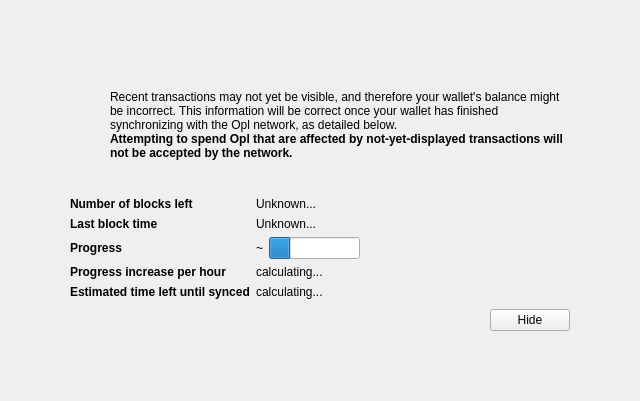
<?xml version="1.0" encoding="UTF-8"?>
<ui version="4.0">
 <class>ModalOverlay</class>
 <widget class="ModalOverlay" name="ModalOverlay">
  <property name="geometry">
   <rect>
    <x>0</x>
    <y>0</y>
    <width>640</width>
    <height>401</height>
   </rect>
  </property>
  <property name="windowTitle">
   <string>Form</string>
  </property>
  <layout class="QVBoxLayout" name="verticalLayout" stretch="0">
   <property name="sizeConstraint">
    <enum>QLayout::SetDefaultConstraint</enum>
   </property>
   <property name="leftMargin">
    <number>0</number>
   </property>
   <property name="topMargin">
    <number>0</number>
   </property>
   <property name="rightMargin">
    <number>0</number>
   </property>
   <property name="bottomMargin">
    <number>0</number>
   </property>
   <item>
    <widget class="QWidget" name="bgWidget" native="true">
     <property name="styleSheet">
      <string notr="true"/>
     </property>
     <layout class="QVBoxLayout" name="verticalLayoutMain" stretch="0">
      <property name="leftMargin">
       <number>60</number>
      </property>
      <property name="topMargin">
       <number>60</number>
      </property>
      <property name="rightMargin">
       <number>60</number>
      </property>
      <property name="bottomMargin">
       <number>60</number>
      </property>
      <item>
       <widget class="QWidget" name="contentWidget" native="true">
        <property name="styleSheet">
         <string notr="true"/>
        </property>
        <layout class="QVBoxLayout" name="verticalLayoutSub" stretch="1,0,0,0,0">
         <property name="spacing">
          <number>0</number>
         </property>
         <property name="leftMargin">
          <number>10</number>
         </property>
         <property name="topMargin">
          <number>10</number>
         </property>
         <property name="rightMargin">
          <number>10</number>
         </property>
         <property name="bottomMargin">
          <number>10</number>
         </property>
         <item>
          <layout class="QHBoxLayout" name="horizontalLayoutIconText" stretch="0,1">
           <property name="topMargin">
            <number>20</number>
           </property>
           <item>
            <layout class="QVBoxLayout" name="verticalLayoutIcon">
             <property name="leftMargin">
              <number>0</number>
             </property>
             <item>
              <widget class="QPushButton" name="warningIcon">
               <property name="enabled">
                <bool>false</bool>
               </property>
               <property name="text">
                <string/>
               </property>
               <property name="icon">
                <iconset>
                 <normaloff>:/icons/warning</normaloff>
                 <disabledoff>:/icons/warning</disabledoff>:/icons/warning</iconset>
               </property>
               <property name="iconSize">
                <size>
                 <width>48</width>
                 <height>48</height>
                </size>
               </property>
               <property name="flat">
                <bool>true</bool>
               </property>
              </widget>
             </item>
             <item>
              <spacer name="verticalSpacerWarningIcon">
               <property name="orientation">
                <enum>Qt::Vertical</enum>
               </property>
               <property name="sizeHint" stdset="0">
                <size>
                 <width>20</width>
                 <height>40</height>
                </size>
               </property>
              </spacer>
             </item>
            </layout>
           </item>
           <item>
            <layout class="QVBoxLayout" name="verticalLayoutInfoText">
             <property name="leftMargin">
              <number>0</number>
             </property>
             <property name="topMargin">
              <number>0</number>
             </property>
             <item>
              <widget class="QLabel" name="infoText">
               <property name="text">
                <string>Recent transactions may not yet be visible, and therefore your wallet's balance might be incorrect. This information will be correct once your wallet has finished synchronizing with the Opl network, as detailed below.</string>
               </property>
               <property name="textFormat">
                <enum>Qt::RichText</enum>
               </property>
               <property name="wordWrap">
                <bool>true</bool>
               </property>
              </widget>
             </item>
             <item>
              <widget class="QLabel" name="infoTextStrong">
               <property name="font">
                <font>
                 <weight>75</weight>
                 <bold>true</bold>
                </font>
               </property>
               <property name="text">
                <string>Attempting to spend Opl that are affected by not-yet-displayed transactions will not be accepted by the network.</string>
               </property>
               <property name="textFormat">
                <enum>Qt::RichText</enum>
               </property>
               <property name="wordWrap">
                <bool>true</bool>
               </property>
              </widget>
             </item>
             <item>
              <spacer name="verticalSpacerInTextSpace">
               <property name="orientation">
                <enum>Qt::Vertical</enum>
               </property>
               <property name="sizeHint" stdset="0">
                <size>
                 <width>20</width>
                 <height>40</height>
                </size>
               </property>
              </spacer>
             </item>
            </layout>
           </item>
          </layout>
         </item>
         <item>
          <spacer name="verticalSpacerAfterText">
           <property name="orientation">
            <enum>Qt::Vertical</enum>
           </property>
           <property name="sizeHint" stdset="0">
            <size>
             <width>20</width>
             <height>40</height>
            </size>
           </property>
          </spacer>
         </item>
         <item>
          <layout class="QFormLayout" name="formLayout">
           <property name="fieldGrowthPolicy">
            <enum>QFormLayout::FieldsStayAtSizeHint</enum>
           </property>
           <property name="horizontalSpacing">
            <number>6</number>
           </property>
           <property name="verticalSpacing">
            <number>6</number>
           </property>
           <property name="topMargin">
            <number>10</number>
           </property>
           <item row="0" column="0">
            <widget class="QLabel" name="labelNumberOfBlocksLeft">
             <property name="font">
              <font>
               <weight>75</weight>
               <bold>true</bold>
              </font>
             </property>
             <property name="text">
              <string>Number of blocks left</string>
             </property>
            </widget>
           </item>
           <item row="0" column="1">
            <widget class="QLabel" name="numberOfBlocksLeft">
             <property name="text">
              <string>Unknown...</string>
             </property>
            </widget>
           </item>
           <item row="1" column="0">
            <widget class="QLabel" name="labelLastBlockTime">
             <property name="font">
              <font>
               <weight>75</weight>
               <bold>true</bold>
              </font>
             </property>
             <property name="text">
              <string>Last block time</string>
             </property>
            </widget>
           </item>
           <item row="1" column="1">
            <widget class="QLabel" name="newestBlockDate">
             <property name="sizePolicy">
              <sizepolicy hsizetype="Maximum" vsizetype="Preferred">
               <horstretch>0</horstretch>
               <verstretch>0</verstretch>
              </sizepolicy>
             </property>
             <property name="text">
              <string>Unknown...</string>
             </property>
            </widget>
           </item>
           <item row="2" column="0">
            <widget class="QLabel" name="labelSyncDone">
             <property name="font">
              <font>
               <weight>75</weight>
               <bold>true</bold>
              </font>
             </property>
             <property name="text">
              <string>Progress</string>
             </property>
            </widget>
           </item>
           <item row="2" column="1">
            <layout class="QHBoxLayout" name="horizontalLayoutSync" stretch="0,1">
             <item>
              <widget class="QLabel" name="percentageProgress">
               <property name="text">
                <string>~</string>
               </property>
              </widget>
             </item>
             <item>
              <widget class="QProgressBar" name="progressBar">
               <property name="value">
                <number>24</number>
               </property>
               <property name="format">
                <string/>
               </property>
              </widget>
             </item>
            </layout>
           </item>
           <item row="4" column="0">
            <widget class="QLabel" name="labelProgressIncrease">
             <property name="font">
              <font>
               <weight>75</weight>
               <bold>true</bold>
              </font>
             </property>
             <property name="text">
              <string>Progress increase per hour</string>
             </property>
            </widget>
           </item>
           <item row="4" column="1">
            <widget class="QLabel" name="progressIncreasePerH">
             <property name="text">
              <string>calculating...</string>
             </property>
            </widget>
           </item>
           <item row="5" column="0">
            <widget class="QLabel" name="labelEstimatedTimeLeft">
             <property name="font">
              <font>
               <weight>75</weight>
               <bold>true</bold>
              </font>
             </property>
             <property name="text">
              <string>Estimated time left until synced</string>
             </property>
            </widget>
           </item>
           <item row="5" column="1">
            <widget class="QLabel" name="expectedTimeLeft">
             <property name="text">
              <string>calculating...</string>
             </property>
            </widget>
           </item>
          </layout>
         </item>
         <item>
          <layout class="QHBoxLayout" name="horizontalLayoutButtons">
           <property name="leftMargin">
            <number>10</number>
           </property>
           <property name="topMargin">
            <number>10</number>
           </property>
           <item>
            <spacer name="horizontalSpacer">
             <property name="orientation">
              <enum>Qt::Horizontal</enum>
             </property>
             <property name="sizeHint" stdset="0">
              <size>
               <width>40</width>
               <height>20</height>
              </size>
             </property>
            </spacer>
           </item>
           <item>
            <widget class="QPushButton" name="closeButton">
             <property name="text">
              <string>Hide</string>
             </property>
            </widget>
           </item>
          </layout>
         </item>
         <item>
          <layout class="QVBoxLayout" name="verticalLayout_2">
           <item>
            <spacer name="verticalSpacer">
             <property name="orientation">
              <enum>Qt::Vertical</enum>
             </property>
             <property name="sizeHint" stdset="0">
              <size>
               <width>20</width>
               <height>40</height>
              </size>
             </property>
            </spacer>
           </item>
          </layout>
         </item>
        </layout>
       </widget>
      </item>
     </layout>
    </widget>
   </item>
  </layout>
 </widget>
 <customwidgets>
  <customwidget>
   <class>ModalOverlay</class>
   <extends>QWidget</extends>
   <header>modaloverlay.h</header>
   <container>1</container>
  </customwidget>
 </customwidgets>
 <resources/>
 <connections/>
</ui>
